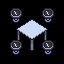

The image is a tile-based game level rendered from a .tmx file. Its description and complete source (layers, tilesets, objects, tile grids) follow:
An orthogonal 2x2 tile map with 32x32 px tiles, 2 tile layers (Tile Layer 1, Tile Layer 2), 2 tilesets.

<map version="1.4" tiledversion="1.4.2" orientation="orthogonal" renderorder="right-down" width="2" height="2" tilewidth="32" tileheight="32" infinite="0" nextlayerid="3" nextobjectid="1">
 <tileset firstgid="1" source="../slack/slack furn.tsx" />
 <tileset firstgid="626" source="../../tilesets/Gather Chairs 1.x.tsx" />
 <layer id="1" name="Tile Layer 1" width="2" height="2">
  <data encoding="csv">
76,77,
101,102
</data>
 </layer>
 <layer id="2" name="Tile Layer 2" width="2" height="2">
  <data encoding="csv">
678,678,
678,678
</data>
 </layer>
</map>
